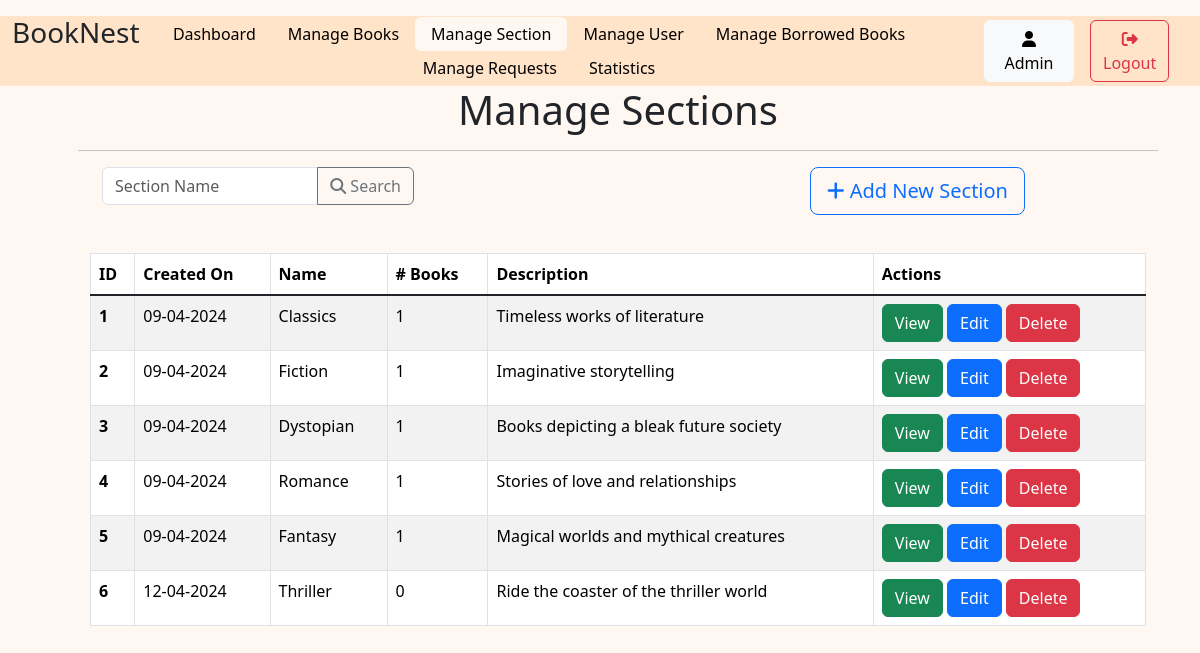
/admin/section_management (signed in), run on the app's committed database.
### models.py (models this page shows)
class user(db.Model):
    user_id = db.Column(db.Integer, autoincrement=True, primary_key=True)
    username = db.Column(db.String(), unique=True)
    email = db.Column(db.String, unique=True)
    date_created = db.Column(db.DateTime, default=datetime.datetime.now)
    passhash = db.Column(db.String(256))
    is_admin=db.Column(db.Boolean, default=False)

class section(db.Model):
    section_id = db.Column(db.Integer, primary_key=True, autoincrement=True)
    name = db.Column(db.String)
    date_created = db.Column(db.DateTime, default=datetime.datetime.now)
    description = db.Column(db.String)
    books=db.relationship('book', backref='sections', lazy=True, cascade='all, delete-orphan')

### routes.py (the view)
@app.route('/admin/section_management')         #CRUD; later can show stats like top sections; sections having most books, etc
@admin_required
def sectionManagement():
    Sections=section.query.all()
    User=user.query.get(session['user_id'])
    sections=request.args.get('sections') or ''
    if sections:
        Sections=section.query.filter(section.name.ilike(f'%{sections}%')).all()
    return render_template('/admin_pages/adminSection.html', active='Section',User=User, Sections=Sections, sections=sections)

### routes.py (called while the page is built)
def admin_required(func):
    @wraps(func)
    def inner(*args, **kwargs):
        if 'user_id' not in session:
            flash('Please login to continue')
            return redirect(url_for('login'))
        User = user.query.get(session['user_id'])
        if not User.is_admin:
            flash('You are not authorized to access this page')
            return redirect(url_for('dashboard'))
        return func(*args, **kwargs)
    return inner

### templates/admin_pages/adminSection.html (shortened to what this page needs)
{% extends 'layout.html' %}
{% block content %}
{% include 'adminNavbar.html' %}
<div class="container ps-5">
    <h1 class="text-center">Manage Sections</h1>
    <hr>
    <div class="container">
        <div class="row justify-content-between">
            <div class="col-4">
                <form action="" method="">
                    <div class="input-group container pb-5">
                        <input type="text" name='sections' value="{{sections}}" class="form-control" placeholder="Section Name">
                        <button class="btn btn-outline-secondary" type="submit" id="button-addon2">
                            <i class="fa-solid fa-magnifying-glass"></i> Search</button>
                    </div>
                </form>
            </div>
            <div class="col-4">
                <a href="{{url_for('add_section')}}" role="button" class="btn btn-outline-primary btn-lg">
                    <i class="fa-solid fa-plus"></i>
                    Add New Section
                </a>
            </div>
        </div>
    </div>
    <div class="container">
        <table class="table table-striped table-hover table-bordered">
            <thead>
                <tr>
                    <th scope="col">ID</th>
                    <th scope="col">Created On</th>
                    <th scope="col">Name</th>
                    <th scope="col"># Books</th>
                    <th scope="col">Description</th>
                    <th scope="col">Actions</th>
                </tr>
            </thead>
            <tbody class="table-group-divider">
                {% for item in Sections %}
                <tr>
                    <th scope="row">{{item.section_id}}</th>
                    <td>{{item.date_created.strftime('%d-%m-%Y')}}</td>
                    <td>{{item.name}}</td>
                    <td>{{item.books|length}}</td>
                    <td>{{item.description}}</td>
                    <td>
                        <a href="{{url_for('view_section', id=item.section_id)}}" class="btn btn-success">View</a>
                        <a href="{{url_for('edit_section', id=item.section_id)}}" class="btn btn-primary ">Edit</a>
                        <a href="{{url_for('delete_section', id=item.section_id)}}" class="btn btn-danger">Delete</a>
                    </td>
                </tr>
                {% endfor %}
            </tbody>
        </table>
    </div>
</div>
{% endblock %}

### templates/adminNavbar.html
<div class="align-self-center" style="background-color: #FFE4C9;">
    <div class="row container-fluid mt-3 " >
        <div class="col-1">
            <h3>BookNest</h3>
        </div>
        <div class="col-9 align-self-center">
            <ul class="nav justify-content-center nav-pills ">
                <li class="nav-item">
                    <a class="{% if active=='Dashboard' %}nav-link active{% else %}nav-link{%endif %}" aria-current="page" href="{{url_for('admin')}}">Dashboard</a>
                </li>
                <li class="nav-item">
                    <a class="{% if active=='Books' %}nav-link active{% else %}nav-link{%endif %}" href="{{url_for('bookManagement')}}">Manage Books</a>
                </li>
                <li class="nav-item">
                    <a class="{% if active=='Section' %}nav-link active{% else %}nav-link{%endif %}" href="{{url_for('sectionManagement')}}">Manage Section</a>
                </li>
                <li class="nav-item">
                    <a class="{% if active=='Users' %}nav-link active{% else %}nav-link{%endif %}" href="{{url_for('userManagement')}}">Manage User </a>
                </li>
                <li class="nav-item">
                    <a class="{% if active=='borrowedBooks' %}nav-link active{% else %}nav-link{%endif %}" href="{{url_for('borrowedBooksManagement')}}">Manage Borrowed Books</a>
                </li>
                <li class="nav-item">
                    <a class="{% if active=='Requests' %}nav-link active{% else %}nav-link{%endif %}" href="{{url_for('manageRequest')}}">Manage Requests</a>
                </li>
                <li class="nav-item">
                    <a class="{% if active=='statistics' %}nav-link active{% else %}nav-link{%endif %}" href="{{url_for('statistics')}}">Statistics</a>
                </li>
            </ul>
        </div>
        <div class="col-1 align-self-center p-1">
            <a class="btn btn-light" href="{{url_for('profile',id=User.user_id)}}">
                <i class="fa-solid fa-user"></i> {{User.username}}
            </a>
        </div>
        <div class="col-1 align-self-center">
            <a class="btn btn-outline-danger" href="{{url_for('logout')}}">
                <i class="fa-solid fa-right-from-bracket"></i>Logout
            </a>
        </div>
    </div>
</div>

### Static/style.css (style rules this page uses)
.nav-pills .nav-link.active { color: black; background-color: #FFF7F1; }
.nav-pills .nav-link { color: black; }
.nav>li>a { padding-top: 5px; padding-bottom: 5px; }
body { background-color: #FFF7F1; }

### data on the page
user: username "Admin"
section: section_id "1", date_created "09-04-2024", name "Classics", books|length "1", description "Timeless works of literature"
section: section_id "2", date_created "09-04-2024", name "Fiction", books|length "1", description "Imaginative storytelling"
section: section_id "3", date_created "09-04-2024", name "Dystopian", books|length "1", description "Books depicting a bleak future society"
section: section_id "4", date_created "09-04-2024", name "Romance", books|length "1", description "Stories of love and relationships"
section: section_id "5", date_created "09-04-2024", name "Fantasy", books|length "1", description "Magical worlds and mythical creatures"
section: section_id "6", date_created "12-04-2024", name "Thriller", books|length "0", description "Ride the coaster of the thriller world"
